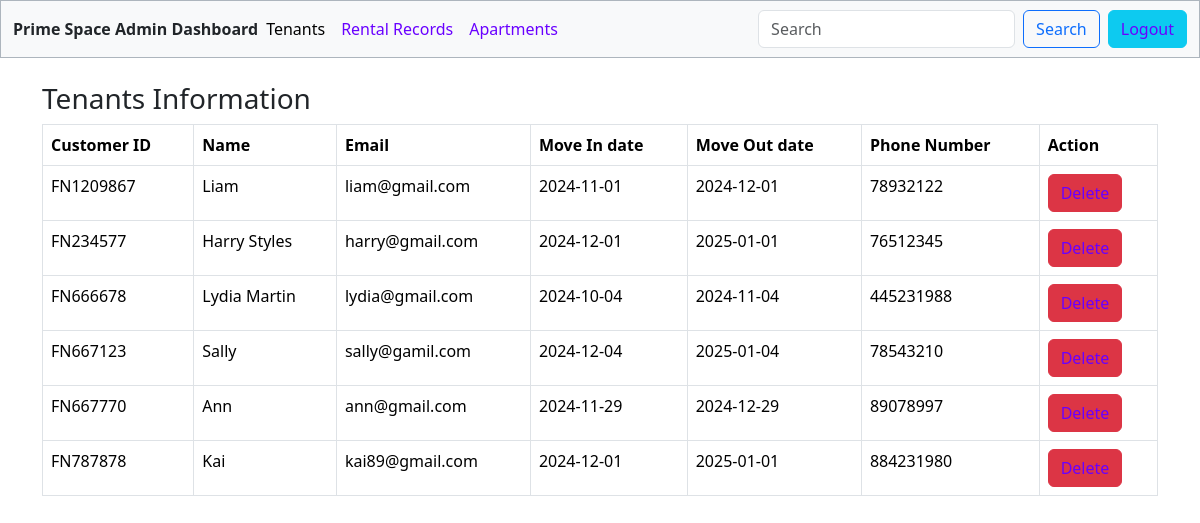
The app's page /backend/tenants/index.php (signed in) with its own data.
### tables this page shows
CREATE TABLE `tenants` (
  `id` int NOT NULL,
  `cus_id` varchar(50) NOT NULL,
  `name` varchar(255) NOT NULL,
  `email` varchar(50) NOT NULL,
  `moveIn_date` date NOT NULL,
  `moveOut_date` date NOT NULL,
  `phone` varchar(20) NOT NULL
);

### backend/tenants/index.php (the view)
<?php
include('../loginheader.php')?>
<?php
     include('../../backend/connect.php');
    $sql = "SELECT * FROM tenants";
    $query = $dbConn->prepare($sql);
    $query->execute();
    $result = $query->fetchAll();
?>
<br>
<div class="container">
    <div class="row">
        <h3>Tenants Information</h3>
        <div class="col-md-12">
            <table class="table table-bordered table-hover">
                <tr>
                    <th>Customer ID</th>
                    <th>Name</th>
                    <th>Email</th>
                    <th>Move In date</th>
                    <th>Move Out date</th>
                    <th>Phone Number</th>
                    <th>Action
                    </th>
                </tr>
                <?php
                    foreach ($result as $key => $value) {
                ?>
                    <tr>
                        <td>
                            <?php echo $value['cus_id'];?>
                        </td>
                        <td>
                            <?php echo $value['name'];?>
                        </td>
                        <td>
                            <?php echo $value['email'];?>
                        </td>
                        <td>
                            <?php echo $value['moveIn_date'];?>
                        </td>
                        <td>
                            <?php echo $value['moveOut_date'];?>
                        </td>
                        <td>
                            <?php echo $value['phone'];?>
                        </td>
                        <td>
                            <a href="delete.php?cus_id=<?php echo $value['cus_id'];?>" class="btn btn-danger">Delete</a>
                        </td>
                    </tr>
                <?php
                    }
                ?>
            </table>
        </div>
    </div>
</div>

### backend/loginheader.php (shortened to what this page needs)
?> <!DOCTYPE html>
<html lang="en">
<head>
    <link rel="stylesheet" type="text/css" href="../../css/styles.css">
    <link rel='stylesheet' href='https://cdnjs.cloudflare.com/ajax/libs/bootstrap/5.3.2/css/bootstrap.css'/>
    <link rel="stylesheet" href="https://cdnjs.cloudflare.com/ajax/libs/font-awesome/4.7.0/css/font-awesome.min.css">
    <link rel="stylesheet" href="https://cdn.jsdelivr.net/npm/bootstrap-icons@1.11.1/font/bootstrap-icons.css">
</head>
<body>
<header>
            <nav class="navbar navbar-expand-sm navbar-light bg-light border border-dark-subtle ">
                  <div class="container-fluid">
                    <strong>Prime Space Admin Dashboard</strong>
                    <div class="collapse navbar-collapse" id="collapsibleNavId">
                        <ul class="navbar-nav me-auto mt-2 mt-lg-0">
                            <li class="nav-item">
                                <a class="nav-link active" href="/backend/tenants/index.php" aria-current="page">Tenants <span class="visually-hidden">(current)</span></a>
                            </li>
                            <li class="nav-item">
                                <a class="nav-link" href="/backend/rental_records/index.php">Rental Records</a>
                            </li>
                            <li class="nav-item">
                                <a class="nav-link" href="/backend/apartments/index.php">Apartments</a>
                            </li>
                        </ul>
                        <form class="d-flex" action="../../search.php"  method="post">
                        <input class="form-control me-2" name="pname"  type="search" placeholder="Search" aria-label="Search">
                        <button class="btn btn-outline-primary" value=Search type="submit">Search</button>
                        <?php
        if(!empty($_SESSION['email'])){
            ?>
          <a href='/backend/login/logout.php' class='ms-2 btn btn-info head'>Logout</a>
      <?php
        }else{
            ?>
        <a href="/backend/login/signin.php" class="ms-2 btn btn-primary head">Login</a>
<?php
        }
        ?>
      </form>
                    </div>
              </div>
</nav>
</header>

### css/styles.css (style rules this page uses)
ul { list-style: square; }
a { outline: none; }
a:link { color: #6900ff; }
a,a:hover { text-decoration: none; }

### records on screen
tenants: cus_id "FN1209867", name "Liam", email "liam@gmail.com", moveIn_date "2024-11-01", moveOut_date "2024-12-01", phone "78932122"
tenants: cus_id "FN234577", name "Harry Styles", email "harry@gmail.com", moveIn_date "2024-12-01", moveOut_date "2025-01-01", phone "76512345"
tenants: cus_id "FN666678", name "Lydia Martin", email "lydia@gmail.com", moveIn_date "2024-10-04", moveOut_date "2024-11-04", phone "445231988"
tenants: cus_id "FN667123", name "Sally", email "sally@gamil.com", moveIn_date "2024-12-04", moveOut_date "2025-01-04", phone "78543210"
tenants: cus_id "FN667770", name "Ann", email "ann@gmail.com", moveIn_date "2024-11-29", moveOut_date "2024-12-29", phone "89078997"
tenants: cus_id "FN787878", name "Kai", email "kai89@gmail.com", moveIn_date "2024-12-01", moveOut_date "2025-01-01", phone "884231980"
